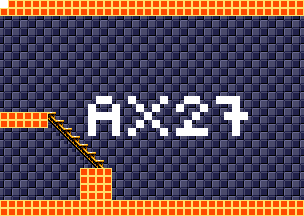

This game map was drawn from its Tiled (.tmx) file and the tilesets committed beside it. A one-line description and the trimmed map source follow:
An orthogonal 38x27 tile map with 8x8 px tiles, 4 tile layers (background, foreground, room numbers, Objects), 15 tilesets.

<map version="1.5" tiledversion="1.7.1" orientation="orthogonal" renderorder="right-down" width="38" height="27" tilewidth="8" tileheight="8" infinite="0" nextlayerid="11" nextobjectid="1">
 <tileset firstgid="1" source="tilesheets/tsKarniMata.tsx" />
 <tileset firstgid="1025" source="tilesheets/tsVoodooWasp.tsx" />
 <tileset firstgid="2049" source="tilesheets/tsBurial.tsx" />
 <tileset firstgid="3073" source="tilesheets/tsBlueTemple.tsx" />
 <tileset firstgid="4097" source="tilesheets/tsGoddess.tsx" />
 <tileset firstgid="5121" source="tilesheets/tsKonark.tsx" />
 <tileset firstgid="6145" name="sEnemies" tilewidth="8" tileheight="8" tilecount="1024" columns="32">
  <image source="../grapx/tilesheets/sObjects.bmp" trans="ff94ff" width="256" height="256" />
 </tileset>
 <tileset firstgid="7169" source="tilesheets/tsIceTemple.tsx" />
 <tileset firstgid="8193" source="tilesheets/tsLavaArea.tsx" />
 <tileset firstgid="9217" source="tilesheets/tsBossArea.tsx" />
 <tileset firstgid="10241" source="tilesheets/tsPegu.tsx" />
 <tileset firstgid="11265" source="tilesheets/sTiwanakuTemple.tsx" />
 <tileset firstgid="12289" source="tilesheets/sIndraTemple.tsx" />
 <tileset firstgid="13313" source="tilesheets/sTeleport.tsx" />
 <tileset firstgid="14337" source="tilesheets/sObjects.tsx" />
 <layer id="2" name="background" width="38" height="27">
  <data>[1026 cells, 1026 non-empty, 2 distinct tile ids]</data>
 </layer>
 <layer id="1" name="foreground" width="38" height="27">
  <data>[1026 cells, 193 non-empty, 3 distinct tile ids]</data>
 </layer>
 <layer id="7" name="room numbers" width="38" height="27">
  <data>[1026 cells, 41 non-empty, 1 distinct tile ids]</data>
 </layer>
 <layer id="10" name="Objects" width="38" height="27">
  <data>[1026 cells, 0 non-empty, 0 distinct tile ids]</data>
 </layer>
</map>
